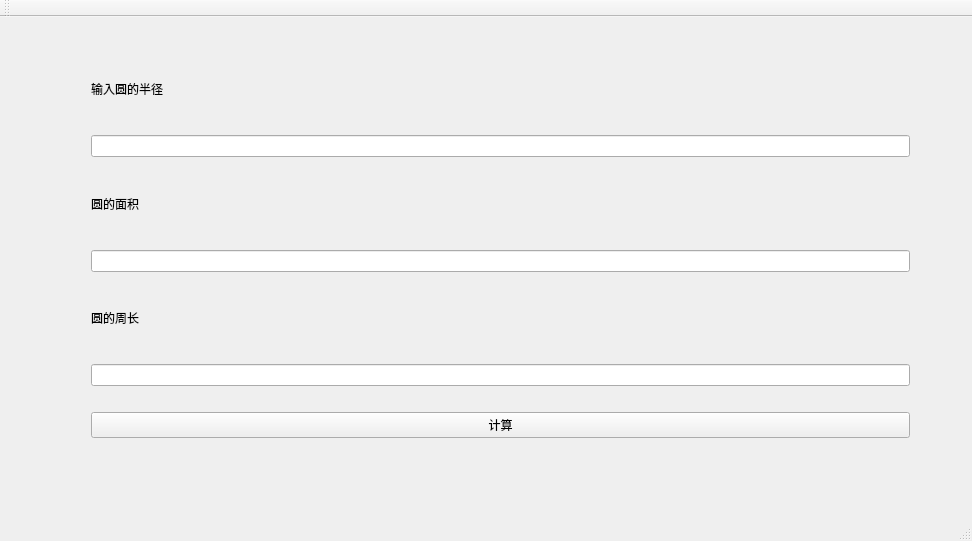
<?xml version="1.0" encoding="UTF-8"?>
<ui version="4.0">
 <class>MainWindow</class>
 <widget class="QMainWindow" name="MainWindow">
  <property name="geometry">
   <rect>
    <x>0</x>
    <y>0</y>
    <width>972</width>
    <height>541</height>
   </rect>
  </property>
  <property name="windowTitle">
   <string>MainWindow</string>
  </property>
  <widget class="QWidget" name="centralWidget">
   <widget class="QWidget" name="">
    <property name="geometry">
     <rect>
      <x>80</x>
      <y>21</y>
      <width>841</width>
      <height>411</height>
     </rect>
    </property>
    <layout class="QVBoxLayout" name="verticalLayout">
     <item>
      <widget class="QLabel" name="label">
       <property name="text">
        <string>输入圆的半径</string>
       </property>
      </widget>
     </item>
     <item>
      <widget class="QLineEdit" name="txtRadius"/>
     </item>
     <item>
      <widget class="QLabel" name="label_2">
       <property name="text">
        <string>圆的面积</string>
       </property>
      </widget>
     </item>
     <item>
      <widget class="QLineEdit" name="txtSquare"/>
     </item>
     <item>
      <widget class="QLabel" name="label_3">
       <property name="text">
        <string>圆的周长</string>
       </property>
      </widget>
     </item>
     <item>
      <widget class="QLineEdit" name="txtCircum"/>
     </item>
     <item>
      <spacer name="horizontalSpacer">
       <property name="orientation">
        <enum>Qt::Horizontal</enum>
       </property>
       <property name="sizeHint" stdset="0">
        <size>
         <width>158</width>
         <height>20</height>
        </size>
       </property>
      </spacer>
     </item>
     <item>
      <widget class="QPushButton" name="btnCalc">
       <property name="text">
        <string>计算</string>
       </property>
      </widget>
     </item>
    </layout>
   </widget>
  </widget>
  <widget class="QMenuBar" name="menuBar">
   <property name="geometry">
    <rect>
     <x>0</x>
     <y>0</y>
     <width>972</width>
     <height>28</height>
    </rect>
   </property>
  </widget>
  <widget class="QToolBar" name="mainToolBar">
   <attribute name="toolBarArea">
    <enum>TopToolBarArea</enum>
   </attribute>
   <attribute name="toolBarBreak">
    <bool>false</bool>
   </attribute>
  </widget>
  <widget class="QStatusBar" name="statusBar"/>
 </widget>
 <layoutdefault spacing="6" margin="11"/>
 <resources/>
 <connections/>
</ui>
